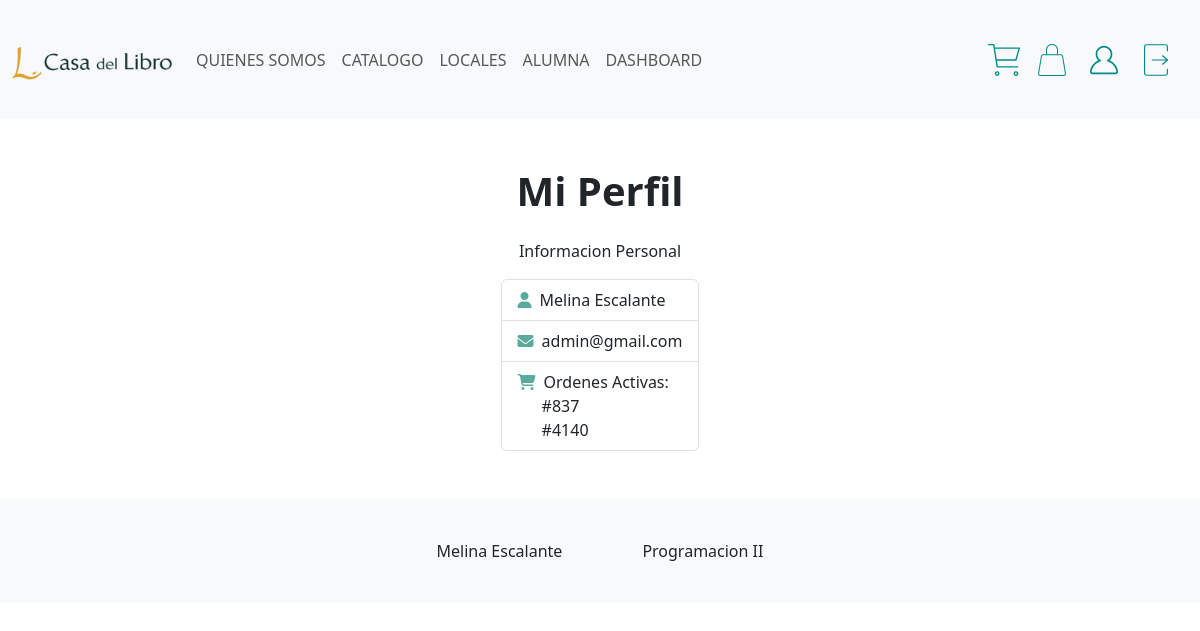
The app's page /sitio/index.php?view=profile (signed in) with its own data.
### tables this page shows
CREATE TABLE `usuario` (
  `id` bigint(20) UNSIGNED NOT NULL,
  `nombre_completo` varchar(256) NOT NULL,
  `email` varchar(256) NOT NULL,
  `password` varchar(256) NOT NULL,
  `rol` enum('usuario','admin') NOT NULL
);

CREATE TABLE `pivotxpurchasesxuser` (
  `id` bigint(20) UNSIGNED NOT NULL,
  `id_user` bigint(20) UNSIGNED NOT NULL,
  `quantity` int(10) UNSIGNED NOT NULL,
  `id_libro` bigint(20) UNSIGNED NOT NULL,
  `price` float UNSIGNED NOT NULL,
  `date` date NOT NULL,
  `order_number` bigint(20) UNSIGNED NOT NULL
);

### sitio/content/class/Usuario.php (called while the page is built, shortened)
<?php
class Usuario
{
    protected $nombre_completo;
    protected $email;
    public function getNombreCompleto()
    {
        return $this->nombre_completo;
    }
    public function getEmail()
    {
        return $this->email;
    }
    public function buscar_x_id($user)
    {
        $conexion = (new Conexion())->getConexion();
        $query = "SELECT * FROM usuario WHERE id = :user";
        $PDOStatement = $conexion->prepare($query);
        $PDOStatement->setFetchMode(PDO::FETCH_CLASS, self::class);
        $PDOStatement->execute(["user"=>htmlspecialchars($user) ]);
        $resultado = $PDOStatement->fetch();
        return isset($resultado) ? $resultado : null;
    }
}

### sitio/content/class/Purchases.php (called while the page is built, shortened)
<?php
class Purchases
{
    protected static $valoresDB = ["id", "quantity", "price", "date","order_number"];
    public function compras_x_usuario($id)
    {
        $allPurchases = [];
        $conexion = new Conexion();
        $conn = $conexion->getConexion();
        $query = 'SELECT pivotxpurchasesxuser.*, usuario.*,GROUP_CONCAT(pivotxpurchasesxuser.id_libro) AS librosComprados,GROUP_CONCAT(pivotxpurchasesxuser.quantity) AS cantidadDeLibros FROM pivotxpurchasesxuser LEFT JOIN libro ON libro.id = pivotxpurchasesxuser.id_libro INNER JOIN usuario ON pivotxpurchasesxuser.id_user = :id WHERE usuario.id=:id GROUP BY pivotxpurchasesxuser.order_number;';
        $PDOStament = $conn->prepare($query);
        $PDOStament->setFetchMode(PDO::FETCH_ASSOC);
        $PDOStament->execute(["id" => htmlspecialchars($id)]);
        while ($purchase = $PDOStament->fetch()) {
            $allPurchases[] = $this->mapear($purchase);
        }
        return $allPurchases;
    }
    public function mapear($purchaseArrayAsociativo): Purchases
    {
        $purchase = new self();
        foreach (self::$valoresDB as $valor) {
            $purchase->{$valor} = $purchaseArrayAsociativo[$valor];
        }
        $purchase->id_user = (new Usuario())->buscar_x_id($purchaseArrayAsociativo["id_user"]);
        $purchase->librosComprados = [];
        $librosComprados = explode(",", $purchaseArrayAsociativo["librosComprados"]);
        $quantityFinales = explode(",", $purchaseArrayAsociativo["cantidadDeLibros"]);
        $suma = 0;
        for ($i = 0; $i < count($librosComprados); $i++) {
            $libroId = $librosComprados[$i];
            $cantidad = intval($quantityFinales[$i]);
            $suma += $cantidad;
            $libro = (new Libro())->buscar_x_id($libroId);
            $purchase->librosComprados[] = ['libro' => $libro, 'cantidad' => $cantidad];
        }
        $purchase->quantity = $suma;
        return $purchase;
    }
}

### sitio/content/class/libro.php (called while the page is built, shortened)
<?php
class Libro
{
    protected static $valoresDB = ["id", "nombre", "sinopsis", "portada", "pages", "price"];
    public function mapear($libroArrayAsociativo): Libro
    {
        $libro = new self();
        foreach (self::$valoresDB as $valor) {
            $libro->{$valor} = $libroArrayAsociativo[$valor];
        }
        $libro->autor = (new Autor())->buscar_x_id($libroArrayAsociativo["autor_id"]);
        $libro->editorial = (new Editorial())->buscar_x_id($libroArrayAsociativo["editorial_id"]);
        $genresId = explode(",", $libroArrayAsociativo["genero"]);
        $all_genres = [];
        if (!empty($genresId[0])) {
            foreach ($genresId as $genreId) {
                $all_genres[] = (new Genero())->buscar_x_nombre($genreId);
            }
        }
        $libro->all_genres = $libroArrayAsociativo["genero"];
        $libro->genero = $all_genres;
        return $libro;
    }
    public function buscar_x_id($code)
    {
        $conexion = (new Conexion())->getConexion();
        $query = "SELECT libro.*,
        GROUP_CONCAT(genero.id) AS genero
        FROM libro
        LEFT JOIN pivotxgeneroxlibro ON libro.id = pivotxgeneroxlibro.libro_id
        LEFT JOIN genero ON pivotxgeneroxlibro.genero_id = genero.id
        WHERE libro.id = :code
        GROUP BY libro.id;
        ";
        $PDOStatement = $conexion->prepare($query);
        $PDOStatement->setFetchMode(PDO::FETCH_ASSOC);
        $PDOStatement->execute(['code' => htmlspecialchars($code)]);
        $libroArray = $PDOStatement->fetch();
        $libro = $this->mapear($libroArray);
        return isset($libro) ? $libro : null;
    }
}

### sitio/content/class/Autor.php (called while the page is built, shortened)
<?php
class Autor
{
    public function buscar_x_id($autor)
    {
        $conexion = (new Conexion())->getConexion();
        $query = "SELECT * FROM autor WHERE id = :autor";
        $PDOStatement = $conexion->prepare($query);
        $PDOStatement->setFetchMode(PDO::FETCH_CLASS, self::class);
        $PDOStatement->execute(["autor" => htmlspecialchars($autor)]);
        $resultado = $PDOStatement->fetch();
        return isset($resultado) ? $resultado : null;
    }
}

### sitio/content/class/Editorial.php (called while the page is built, shortened)
<?php
class Editorial
{
    public function buscar_x_id($editorial)
    {
        $conexion = (new Conexion())->getConexion();
        $query = "SELECT * FROM editorial WHERE id = :editorial";
        $PDOStatement = $conexion->prepare($query);
        $PDOStatement->setFetchMode(PDO::FETCH_CLASS, self::class);
        $PDOStatement->execute(["editorial"=>htmlspecialchars($editorial) ]);
        $resultado = $PDOStatement->fetch();
        return isset($resultado) ? $resultado : null;
    }
}

### sitio/content/class/Genero.php (called while the page is built, shortened)
<?php
class Genero
{
    public function buscar_x_nombre($genero)
    {
        $conexion = (new Conexion())->getConexion();
        $query = "SELECT * FROM genero WHERE genero.genero_tipo = :genero";
        $PDOStatement = $conexion->prepare($query);
        $PDOStatement->setFetchMode(PDO::FETCH_CLASS, self::class);
        $PDOStatement->execute(["genero"=>htmlspecialchars($genero) ]);
        $resultado = $PDOStatement->fetch();
        return isset($resultado) ? $resultado : null;
    }
}

### sitio/content/php/views/profile.php (the view, shortened to what this page needs)
<?php
$user = (new Usuario())->buscar_x_id($_SESSION['login']['id']);
if ($_SESSION["login"]) {
?>
<div class="container">
    <div class="container mx-auto row my-5">
        <div class="col d-flex align-items-center flex-column">
            <h1 class="text-center mb-4 fw-bold">Mi Perfil</h1>
            <p>Informacion Personal</p>
            <ul class="list-group">
                <li class="list-group-item"><i style="color:rgb(89 170 157)" class="fa-solid fa-user me-2"></i><?=ucwords($user->getNombreCompleto())?></li>
                <li class="list-group-item"><i style="color:rgb(89 170 157)" class="fa-solid fa-envelope me-2"></i><?=$user->getEmail()?></li>
                <?php
                $purchases= (new Purchases())->compras_x_usuario($_SESSION['login']['id']);
                if ($purchases) {
                    ?><li class="list-group-item"><i  style="color:rgb(89 170 157)" class="fa-solid fa-cart-shopping me-2"></i>Ordenes Activas:<?php
                    for ($i=0; $i < count($purchases); $i++) {
                        echo "<span class='ms-4' style='display:block'>#". $purchases[$i]->getOrderNumber()."</span>";
                    }
                        ?></li><?php
                }?>
            </ul>
        </div>
    </div>
</div>
<?php
}else {
    header("Location:index.php");
}

### sitio/content/css/styles.css (style rules this page uses)
.row { --bs-gutter-x: 0 !important }

### records on screen
usuario: nombre_completo "Melina Escalante", email "admin@gmail.com"
pivotxpurchasesxuser: order_number "837"
pivotxpurchasesxuser: order_number "4140"
